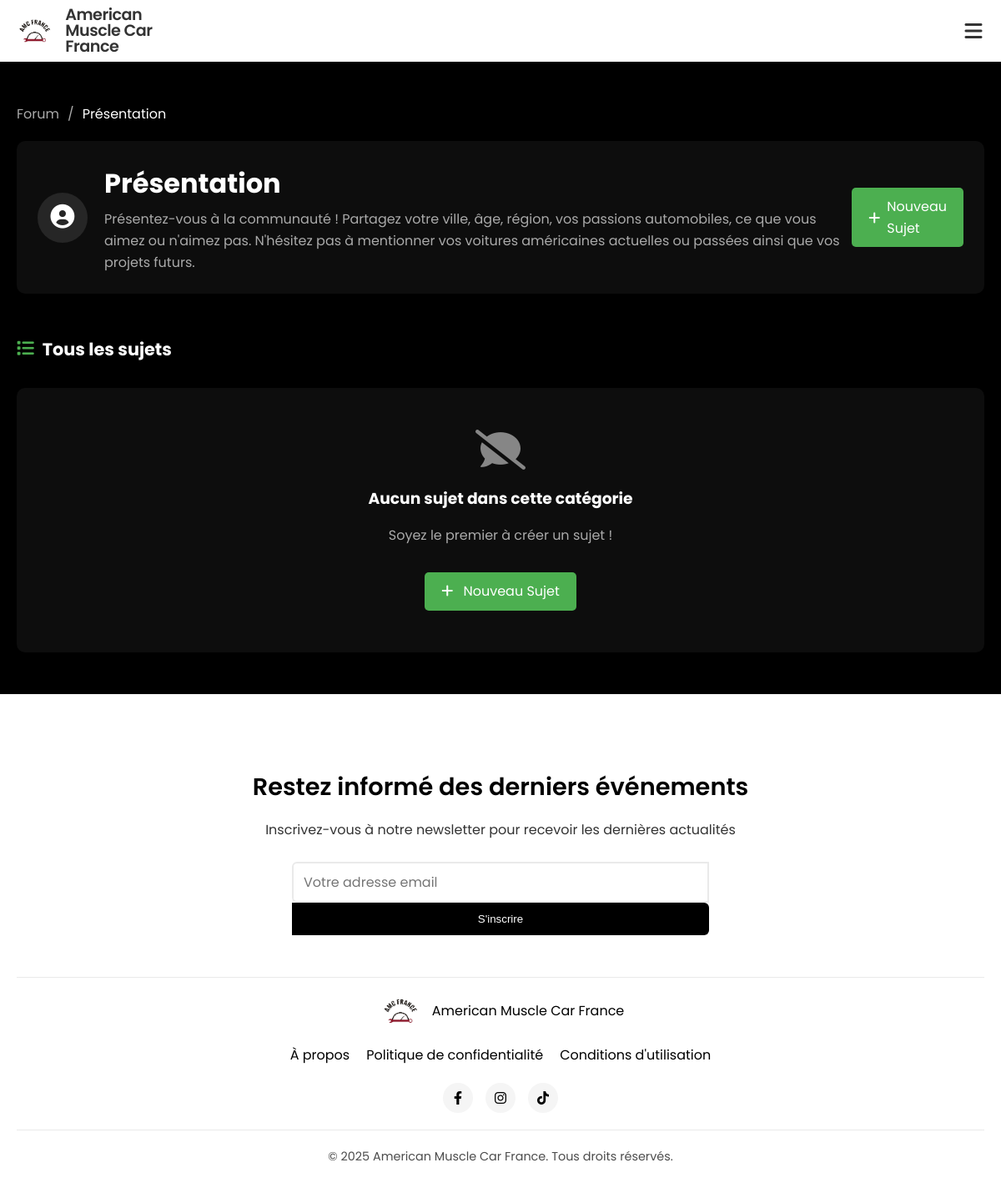
Screenshot of /forum/categorie/presentation/ with the database file from the repository.
### core/models.py (models this page shows, shortened)
class ClubInfo(models.Model):
    name = models.CharField(max_length=100, default="Club de Voitures Américaines", verbose_name="Nom")
    description = models.TextField(verbose_name="Description")
    founder_info = models.TextField(blank=True, null=True, verbose_name="Informations sur le fondateur")
    cofounder_info = models.TextField(blank=True, null=True, verbose_name="Informations sur le co-fondateur")
    email = models.EmailField(blank=True, null=True, verbose_name="Email")
    phone = models.CharField(max_length=20, blank=True, null=True, verbose_name="Téléphone")
    instagram = models.CharField(max_length=100, blank=True, null=True)
    facebook = models.CharField(max_length=100, blank=True, null=True)
    twitter = models.CharField(max_length=100, blank=True, null=True)
    class Meta:
        verbose_name = "Information du Club"
        verbose_name_plural = "Informations du Club"

### forum/models.py (models this page shows, shortened)
class ForumCategory(models.Model):
    name = models.CharField(max_length=100, verbose_name="Nom")
    description = models.TextField(verbose_name="Description")
    icon = models.CharField(max_length=50, default="fa-comments", verbose_name="Icône FontAwesome")
    slug = models.SlugField(unique=True)
    order = models.IntegerField(default=0, verbose_name="Ordre d'affichage")
    created_at = models.DateTimeField(auto_now_add=True, verbose_name="Date de création")
    class Meta:
        ordering = ['order', 'name']
        verbose_name = "Catégorie du forum"
        verbose_name_plural = "Catégories du forum"

### forum/views.py (the view)
# urls.py: path('categorie/<slug:slug>/', views.category_detail, name='category_detail'),
def category_detail(request, slug):
    category = get_object_or_404(ForumCategory, slug=slug)
    topics = category.topics.all().annotate(replies_count=Count('replies'))
    pinned_topics = topics.filter(is_pinned=True)
    regular_topics = topics.filter(is_pinned=False)
    return render(request, 'forum/category_detail.html', {
        'category': category,
        'pinned_topics': pinned_topics,
        'regular_topics': regular_topics,
        'active_forum': True
    })

### core/context_processors.py (called while the page is built)
def club_info(request):
    try:
        info = ClubInfo.objects.first()
    except:
        info = None
    return {'global_club_info': info}

### templates/forum/category_detail.html (shortened to what this page needs)
{% extends 'base/base.html' %}
{% block content %}
<div class="forum-container" style="max-width: 1200px; margin: 50px auto; padding: 0 20px;">
    <div class="breadcrumb" style="margin-bottom: 20px; display: flex; align-items: center;">
        <a href="{% url 'forum:forum_home' %}" style="color: #aaa; text-decoration: none;">Forum</a>
        <span style="color: #aaa; margin: 0 10px;">/</span>
        <span>{{ category.name }}</span>
    </div>
    <div class="category-header" style="background-color: rgba(255, 255, 255, 0.05); border-radius: 10px; padding: 25px; margin-bottom: 30px; display: flex; justify-content: space-between; align-items: center;">
        <div class="category-info" style="display: flex; align-items: center; gap: 20px;">
            <div class="category-icon" style="width: 60px; height: 60px; background-color: rgba(255, 255, 255, 0.1); border-radius: 50%; display: flex; align-items: center; justify-content: center; flex-shrink: 0;">
                <i class="fas {{ category.icon }}" style="font-size: 1.8rem; color: white;"></i>
            </div>
            <div>
                <h1 style="margin: 0; font-size: 2rem;">{{ category.name }}</h1>
                <p style="margin: 5px 0 0; color: #aaa;">{{ category.description }}</p>
            </div>
        </div>
        <a href="{% url 'forum:create_topic_in_category' category.slug %}" style="background-color: #4CAF50; color: white; text-decoration: none; padding: 10px 20px; border-radius: 5px; display: flex; align-items: center; transition: all 0.3s ease;">
            <i class="fas fa-plus" style="margin-right: 8px;"></i>
            Nouveau Sujet
        </a>
    </div>
    <div class="topics-list" style="display: flex; flex-direction: column; gap: 15px;">
        <h3 style="margin-top: 20px; margin-bottom: 15px; font-size: 1.3rem; display: flex; align-items: center;">
            <i class="fas fa-list" style="margin-right: 10px; color: #4CAF50;"></i>Tous les sujets
        </h3>
        {% for topic in regular_topics %}
            {% include 'forum/includes/topic_card.html' with topic=topic %}
        {% empty %}
            <div class="empty-state" style="text-align: center; padding: 50px 20px; background-color: rgba(255, 255, 255, 0.05); border-radius: 10px;">
                <i class="fas fa-comment-slash" style="font-size: 3rem; margin-bottom: 20px; opacity: 0.5;"></i>
                <h3 style="margin: 0 0 10px;">Aucun sujet dans cette catégorie</h3>
                <p style="color: #aaa;">Soyez le premier à créer un sujet !</p>
                <a href="{% url 'forum:create_topic_in_category' category.slug %}" style="display: inline-block; margin-top: 15px; background-color: #4CAF50; color: white; text-decoration: none; padding: 10px 20px; border-radius: 5px; transition: all 0.3s ease;">
                    <i class="fas fa-plus" style="margin-right: 8px;"></i>
                    Nouveau Sujet
                </a>
            </div>
        {% endfor %}
    </div>
</div>
{% endblock %}

### templates/base/base.html (shortened to what this page needs)
<!DOCTYPE html>
<html lang="fr">
<head>
    <link href="https://cdnjs.cloudflare.com/ajax/libs/font-awesome/6.0.0/css/all.min.css" rel="stylesheet">
    <link href="/static/css/style.css" rel="stylesheet">
</head>
<body>
    <nav>
        <div class="nav-left">
            <img src="/static/img/logo.png" alt="logo">
            <span class="nav-title">{% if global_club_info %}{{ global_club_info.name }}{% else %}Club de Voitures Américaines{% endif %}</span>
        </div>
        <div class="nav-right">
            <button id="mobile-menu-toggle" aria-label="Toggle menu">
                <i class="fas fa-bars"></i>
            </button>
        </div>
    </nav>
    {% block content %}{% endblock %}
    <footer>
        <div class="footer-container">
            <div class="newsletter">
                <h3>Restez informé des derniers événements</h3>
                <p>Inscrivez-vous à notre newsletter pour recevoir les dernières actualités</p>
                <form class="newsletter-form" method="post" action="{% url 'newsletter_signup' %}">
                    <input type="email" name="email" placeholder="Votre adresse email" required>
                    <button type="submit">S'inscrire</button>
                </form>
            </div>
            <div class="footer-info">
                <div class="footer-logo">
                    <img src="/static/img/logo.png" alt="logo" class="footer-logo-img">
                    <span>{% if global_club_info %}{{ global_club_info.name }}{% else %}Club de Voitures Américaines{% endif %}</span>
                </div>
                <div class="footer-links">
                    <a href="{% url 'about' %}">À propos</a>
                    <a href="#">Politique de confidentialité</a>
                    <a href="#">Conditions d'utilisation</a>
                </div>
                <div class="social-links">
                    <a href="#" aria-label="Facebook"><i class="fab fa-facebook-f"></i></a>
                    <a href="#" aria-label="Instagram"><i class="fab fa-instagram"></i></a>
                    <a href="#" aria-label="TikTok"><i class="fab fa-tiktok"></i></a>
                </div>
            </div>
            <div class="copyright">
                <p>&copy; {% now "Y" %} {% if global_club_info %}{{ global_club_info.name }}{% else %}Club de Voitures Américaines{% endif %}. Tous droits réservés.</p>
            </div>
        </div>
    </footer>
</body>
</html>

### static/css/style.css (style rules this page uses)
:root { --main-dark: #0e0f10; --secondary-dark: #1a1c1e; --accent: #ff3838; --text-light: #f8f9fa; --text-secondary: #adb5bd; --event-date-bg: #ff3838; }
html, body { height: 100%; }
html { font-size: 16px; }
body { margin: 0; padding: 0; background-color: black; color: white; font-family: 'Poppins', sans-serif; display: flex; flex-direction: column; min-height: 100vh; line-height: 1.6; }
nav { display: flex; justify-content: space-between; align-items: center; padding: 15px 30px; background-color: white; box-shadow: 0 2px 10px rgba(0, 0, 0, 0.1); position: sticky; top: 0; z-index: 100; }
.nav-left { display: flex; align-items: center; gap: 15px; }
.nav-left img { height: 75px; width: auto; object-fit: contain; display: block; }
.nav-title { font-weight: 600; font-size: 1.4em; color: #333; letter-spacing: -0.5px; display: flex; align-items: center; line-height: 1; }
.nav-right { display: flex; }
footer { background-color: white; color: black; padding: 60px 0 30px; width: 100%; margin-top: auto; position: relative; z-index: 5; }
.footer-container { max-width: 1300px; margin: 0 auto; padding: 0 20px; }
.newsletter { text-align: center; max-width: 600px; margin: 0 auto 50px; }
.newsletter h3 { font-size: 1.8rem; font-weight: 600; margin-bottom: 15px; }
.newsletter p { font-size: 1rem; margin-bottom: 25px; opacity: 0.8; }
.newsletter-form { display: flex; flex-direction: column; max-width: 500px; margin: 0 auto; }
.newsletter-form input { flex: 1; padding: 12px 15px; border: 2px solid #eaeaea; border-radius: 6px 0 0 6px; font-size: 1rem; font-family: inherit; transition: border-color 0.3s ease; }
.newsletter-form button { background-color: black; color: white; border: none; padding: 12px 25px; border-radius: 0 6px 6px 0; font-weight: 500; cursor: pointer; transition: background-color 0.3s ease; }
.footer-info { display: flex; justify-content: space-between; align-items: center; flex-wrap: wrap; padding: 20px 0; border-top: 1px solid #eaeaea; border-bottom: 1px solid #eaeaea; margin-bottom: 20px; }
.footer-logo { display: flex; align-items: center; gap: 10px; }
.footer-logo-img { height: 40px; width: auto; }
.footer-links { display: flex; flex-direction: row; align-items: center; gap: 20px; }
.footer-links a { color: black; text-decoration: none; transition: color 0.3s ease; }
.social-links { display: flex; gap: 15px; }
.social-links a { display: inline-flex; align-items: center; justify-content: center; width: 36px; height: 36px; border-radius: 50%; background-color: #f5f5f5; color: black; text-decoration: none; transition: background-color 0.3s ease, transform 0.3s ease; }
.copyright { text-align: center; font-size: 0.9rem; opacity: 0.7; }
@media (max-width: 1400px) { .footer-info { flex-direction: column; gap: 20px; } }
input, select, textarea { font-size: 16px !important; padding: 10px 12px !important; }

### templates/base/base.html (style rules this page uses)
body.page-transition { animation: fadeIn 0.5s ease-in-out; }
nav { display: flex; justify-content: space-between; align-items: center; padding: 15px 30px; background-color: white; box-shadow: 0 2px 10px rgba(0, 0, 0, 0.1); position: sticky; top: 0; z-index: 100; flex-wrap: nowrap; }
.nav-left { display: flex; align-items: center; gap: 15px; flex-shrink: 0; margin-right: 20px; }
.nav-right { display: flex; align-items: center; gap: 10px; flex-shrink: 0; }
#mobile-menu-toggle { display: flex; align-items: center; justify-content: center; background: none; border: none; color: #333; font-size: 1.5rem; cursor: pointer; margin-left: 10px; padding: 5px; transition: transform 0.3s ease; width: 36px; height: 36px; border-radius: 50%; }
@media (max-width: 1400px) { nav { flex-wrap: wrap; padding: 8px 15px; } }
@media (max-width: 1400px) { .nav-left { gap: 10px; } }
@media (max-width: 1400px) { .nav-left img { height: 38px; } }
@media (max-width: 1400px) { .nav-title { font-size: 1.2em; max-width: 160px; overflow: hidden; text-overflow: ellipsis; } }

### rows the page displays
ClubInfo: name "American Muscle Car France"
ForumCategory: name "Présentation", description "Présentez-vous à la communauté ! Partagez votre ville, âge, région, vos passions automobiles, ce que vous aimez ou n'aimez pas. N'hésitez pas à mentionner vos voitures américaines actuelles ou passées ainsi que vos projets futurs."
